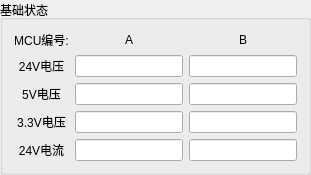
             <widget class="QGroupBox" name="groupBox_7">
              <property name="maximumSize">
               <size>
                <width>16777215</width>
                <height>16777215</height>
               </size>
              </property>
              <property name="styleSheet">
               <string notr="true"/>
              </property>
              <property name="title">
               <string>基础状态</string>
              </property>
              <layout class="QGridLayout" name="gridLayout_11">
               <item row="1" column="1">
                <widget class="QLineEdit" name="A24VV_lineEdit">
                 <property name="minimumSize">
                  <size>
                   <width>0</width>
                   <height>20</height>
                  </size>
                 </property>
                 <property name="focusPolicy">
                  <enum>Qt::StrongFocus</enum>
                 </property>
                 <property name="styleSheet">
                  <string notr="true"/>
                 </property>
                 <property name="readOnly">
                  <bool>true</bool>
                 </property>
                </widget>
               </item>
               <item row="4" column="1">
                <widget class="QLineEdit" name="A24VC_lineEdit">
                 <property name="minimumSize">
                  <size>
                   <width>0</width>
                   <height>20</height>
                  </size>
                 </property>
                 <property name="readOnly">
                  <bool>true</bool>
                 </property>
                </widget>
               </item>
               <item row="4" column="2">
                <widget class="QLineEdit" name="B24VC_lineEdit">
                 <property name="minimumSize">
                  <size>
                   <width>0</width>
                   <height>20</height>
                  </size>
                 </property>
                 <property name="readOnly">
                  <bool>true</bool>
                 </property>
                </widget>
               </item>
               <item row="2" column="0">
                <widget class="QLabel" name="label_10">
                 <property name="text">
                  <string>5V电压</string>
                 </property>
                 <property name="alignment">
                  <set>Qt::AlignCenter</set>
                 </property>
                </widget>
               </item>
               <item row="0" column="2">
                <widget class="QLabel" name="label_14">
                 <property name="maximumSize">
                  <size>
                   <width>16777215</width>
                   <height>50</height>
                  </size>
                 </property>
                 <property name="text">
                  <string>B</string>
                 </property>
                 <property name="alignment">
                  <set>Qt::AlignCenter</set>
                 </property>
                </widget>
               </item>
               <item row="1" column="2">
                <widget class="QLineEdit" name="B24VV_lineEdit">
                 <property name="minimumSize">
                  <size>
                   <width>0</width>
                   <height>20</height>
                  </size>
                 </property>
                 <property name="readOnly">
                  <bool>true</bool>
                 </property>
                </widget>
               </item>
               <item row="0" column="1">
                <widget class="QLabel" name="label_13">
                 <property name="maximumSize">
                  <size>
                   <width>16777215</width>
                   <height>50</height>
                  </size>
                 </property>
                 <property name="styleSheet">
                  <string notr="true"/>
                 </property>
                 <property name="text">
                  <string>A</string>
                 </property>
                 <property name="alignment">
                  <set>Qt::AlignCenter</set>
                 </property>
                </widget>
               </item>
               <item row="2" column="1">
                <widget class="QLineEdit" name="A5VV_lineEdit">
                 <property name="minimumSize">
                  <size>
                   <width>0</width>
                   <height>20</height>
                  </size>
                 </property>
                 <property name="readOnly">
                  <bool>true</bool>
                 </property>
                </widget>
               </item>
               <item row="2" column="2">
                <widget class="QLineEdit" name="B5VV_lineEdit">
                 <property name="minimumSize">
                  <size>
                   <width>0</width>
                   <height>20</height>
                  </size>
                 </property>
                 <property name="readOnly">
                  <bool>true</bool>
                 </property>
                </widget>
               </item>
               <item row="3" column="0">
                <widget class="QLabel" name="label_11">
                 <property name="text">
                  <string>3.3V电压</string>
                 </property>
                 <property name="alignment">
                  <set>Qt::AlignCenter</set>
                 </property>
                </widget>
               </item>
               <item row="3" column="1">
                <widget class="QLineEdit" name="A33VV_lineEdit">
                 <property name="minimumSize">
                  <size>
                   <width>0</width>
                   <height>20</height>
                  </size>
                 </property>
                 <property name="readOnly">
                  <bool>true</bool>
                 </property>
                </widget>
               </item>
               <item row="1" column="0">
                <widget class="QLabel" name="label_9">
                 <property name="text">
                  <string>24V电压</string>
                 </property>
                 <property name="alignment">
                  <set>Qt::AlignCenter</set>
                 </property>
                </widget>
               </item>
               <item row="4" column="0">
                <widget class="QLabel" name="label_12">
                 <property name="text">
                  <string>24V电流</string>
                 </property>
                 <property name="alignment">
                  <set>Qt::AlignCenter</set>
                 </property>
                </widget>
               </item>
               <item row="0" column="0">
                <widget class="QLabel" name="label_8">
                 <property name="text">
                  <string>MCU编号:</string>
                 </property>
                 <property name="alignment">
                  <set>Qt::AlignCenter</set>
                 </property>
                </widget>
               </item>
               <item row="3" column="2">
                <widget class="QLineEdit" name="B33VV_lineEdit">
                 <property name="minimumSize">
                  <size>
                   <width>0</width>
                   <height>20</height>
                  </size>
                 </property>
                 <property name="readOnly">
                  <bool>true</bool>
                 </property>
                </widget>
               </item>
              </layout>
             </widget>
